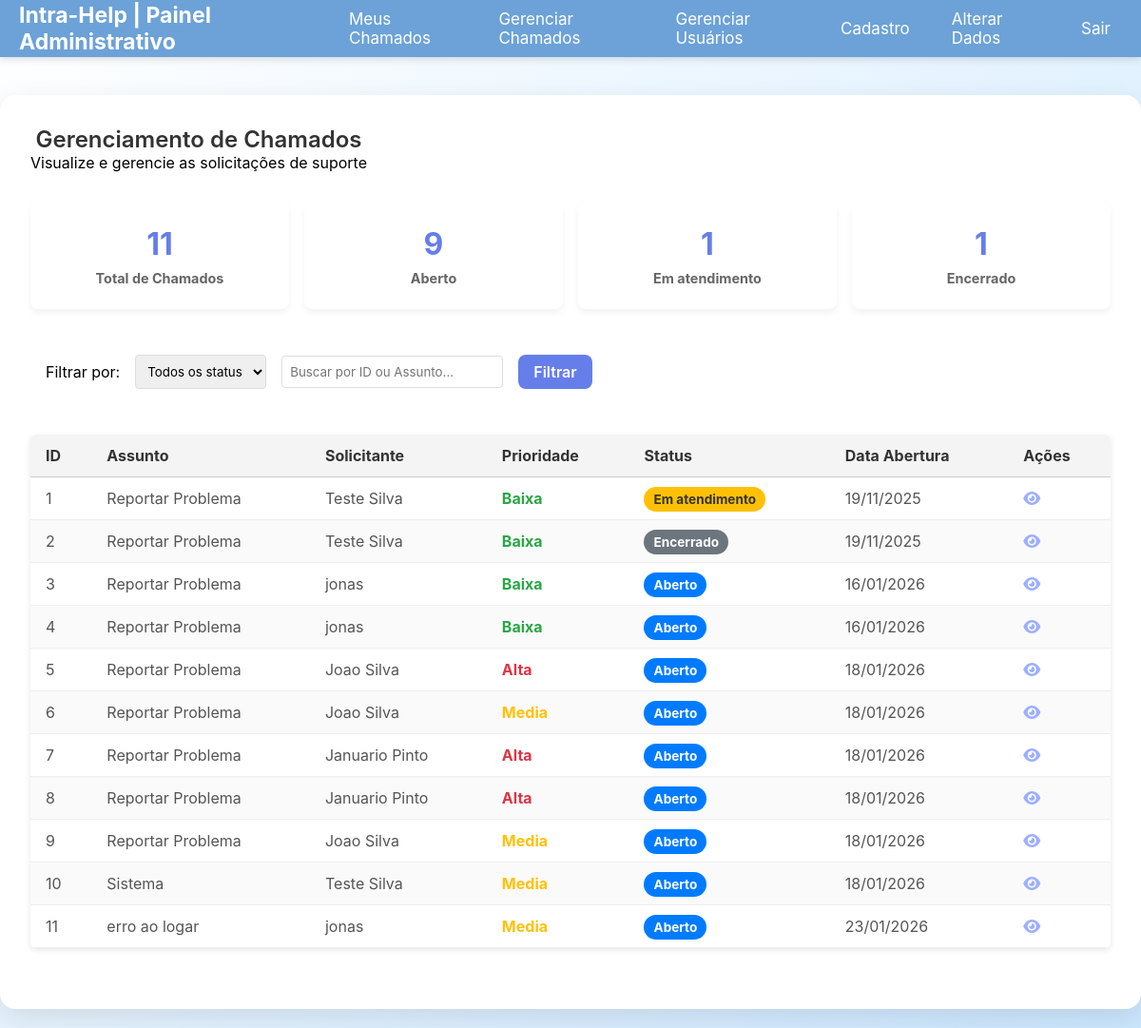
Before: /views/painelTecnico.php (signed in) with the older database file.
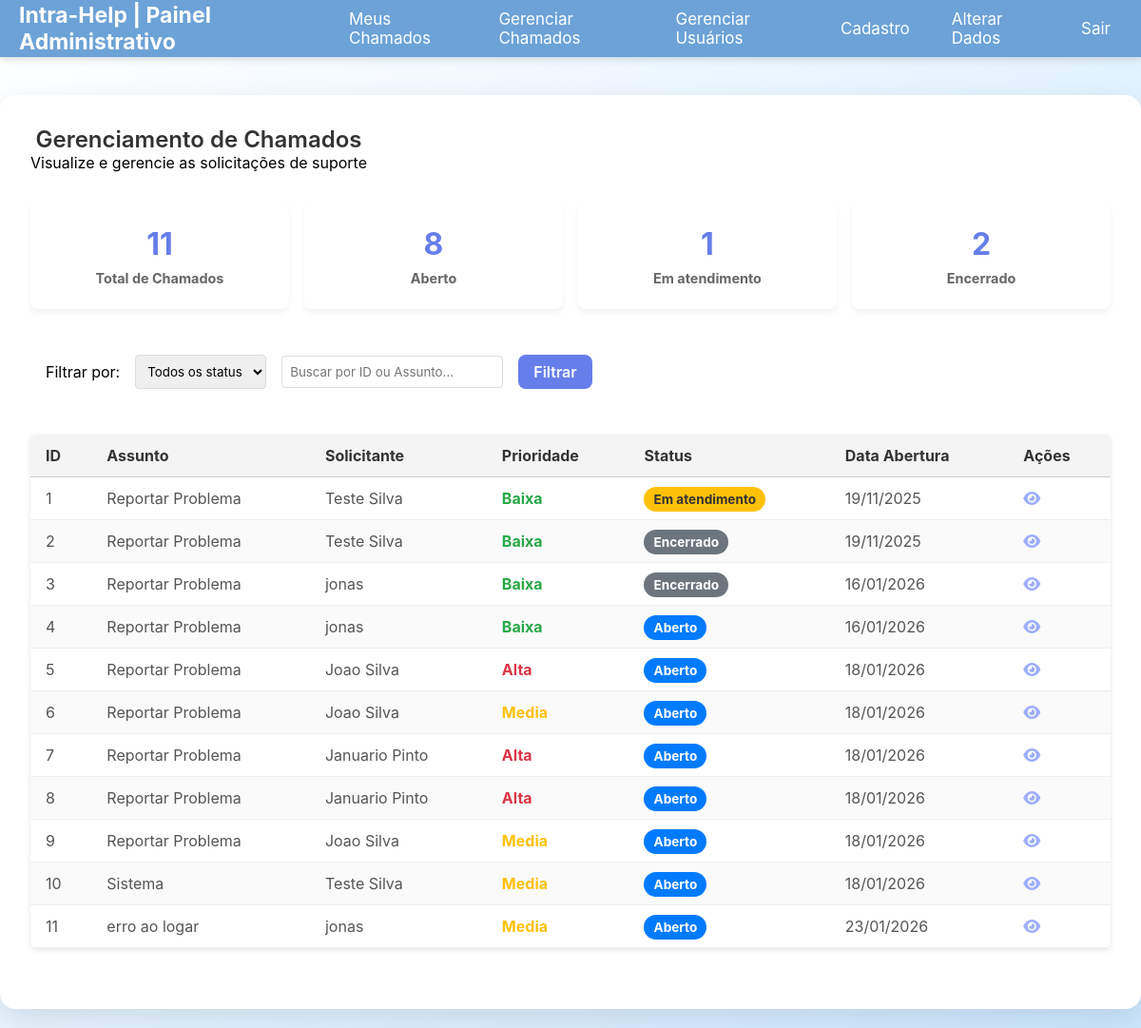
After: the same page with the newer database file.
### tables this page shows
CREATE TABLE "chamados" (
	"numero"	INTEGER NOT NULL,
	"solicitante_id"	INTEGER NOT NULL,
	"descricao"	TEXT NOT NULL,
	"responsavel_id"	INTEGER DEFAULT 1,
	"status"	TEXT DEFAULT "Aberto",
	"data_criacao"	TEXT DEFAULT current_timestamp, titulo text default "Reportar Problema", prioridade text default "Baixa",
	PRIMARY KEY("numero"),
	CONSTRAINT "fk_responsavel" FOREIGN KEY("responsavel_id") REFERENCES "usuarios"("usuario_id"),
	CONSTRAINT "fk_solicitante" FOREIGN KEY("solicitante_id") REFERENCES "usuarios"("usuario_id")
);

### models/chamados.php (called while the page is built, shortened)
<?php
function todosChamados($status = '', $busca = ''){
    $pdo = conectarDB();
    $sql = "SELECT c.numero, u.nome as solicitante, c.descricao, us.nome as responsavel, c.status, c.data_criacao, c.prioridade, c.titulo
            FROM chamados c
            INNER JOIN usuarios u
            ON solicitante_id = u.usuario_id
            INNER JOIN usuarios us
            ON responsavel_id = us.usuario_id
            WHERE 1=1";
    $params = [];
    $stmt = $pdo->prepare($sql);
    $stmt->execute($params);
    return $stmt->fetchAll(PDO::FETCH_ASSOC);
}
function contagemTodosChamadosPorStatus(){
    $pdo = conectarDB();
    $sql = "SELECT status, count(status) as Total FROM chamados c
            GROUP BY status";
    $stmt = $pdo->prepare($sql);
    $stmt->execute();
    return $stmt->fetchAll(PDO::FETCH_ASSOC);
}
function contagemTodosChamados() : int{
    $pdo = conectarDB();
    $sql = "SELECT COUNT(status) as Total FROM chamados";
    $stmt = $pdo->prepare($sql);
    $stmt->execute();
    return (int)$stmt->fetchColumn();
}

### views/painelTecnico.php (the view, shortened to what this page needs)
<?php
    require_once dirname(__DIR__) . '/models/chamados.php';
    $statusFiltro = $_GET['status'] ?? '';
    $buscaFiltro = $_GET['busca'] ?? '';
    $chamados = todosChamados($statusFiltro, $buscaFiltro);
    $contagemStatus = contagemTodosChamadosPorStatus();
    $totalChamados = contagemTodosChamados();
?>
<!DOCTYPE html>
<html lang="pt-br">
<head>
    <link rel="stylesheet" href="../theme.css">
    <link rel="stylesheet" href="../style.css">
    <link rel="stylesheet" href="./painelTecnico.css">
    <link rel="stylesheet" href="https://cdnjs.cloudflare.com/ajax/libs/font-awesome/6.5.0/css/all.min.css">
</head>
<body>
    <?php
    include 'menu.php';
    ?>
    <div class="main-content">
        <div class="container">
            <div class="header-painel">
                <div>
                    <h2>Gerenciamento de Chamados</h2>
                    <p>Visualize e gerencie as solicitações de suporte</p>
                </div>
            </div>
            <div class="stats-cards">
                <div class="card">
                    <h3><?= $totalChamados ?></h3>
                    <p>Total de Chamados</p>
                </div>
                <?php foreach($contagemStatus as $c):?>
                <div class="card">
                    <h3><?= $c['Total'] ?></h3>
                    <p><?= $c['status'] ?></p>
                </div>
                <?php endforeach?>
            </div>
            <form method="GET" action="">
                <div class="filters">
                    <span>Filtrar por:</span>
                    <select name="status">
                        <option value="">Todos os status</option>
                    </select>
                    <input type="text" name="busca" value="<?= htmlspecialchars($buscaFiltro) ?>" placeholder="Buscar por ID ou Assunto...">
                    <button class="filters-btn btn" >Filtrar</button>
                </div>
            </form>
            <table class="data-table" style="max-width: 100%;">
                <thead>
                    <tr>
                        <th>ID</th>
                        <th>Assunto</th>
                        <th>Solicitante</th>
                        <th>Prioridade</th>
                        <th>Status</th>
                        <th>Data Abertura</th>
                        <th>Ações</th>
                    </tr>
                </thead>
                <tbody>
                    <?php foreach($chamados as $ch): ?>
                    <tr>
                        <td><?= $ch['numero'] ?></td>
                        <td><?= $ch['titulo'] ?></td>
                        <td><?= $ch['solicitante'] ?></td>
                        <td><span class="span-<?= $ch['prioridade'] ?>"><?= $ch['prioridade'] ?></span></td>
                        <td><span class="badge badge-<?= $ch['status'] ?>"><?= $ch['status'] ?></span></td>
                        <td><?= date('d/m/Y', strtotime($ch['data_criacao'])) ?></td>
                        <td>
                            <a href="../views/verChamado.php?id=<?= $ch['numero'] ?>" title="Visualizar">
                                <i class="fa-solid fa-eye"></i>
                            </a>
                        </td>
                    </tr>
                    <?php endforeach ?>
                </tbody>
            </table>
        </div>
    </div>
</body>
</html>

### views/menu.php (shortened to what this page needs)
<?php
$funcao = null;
if(eUsuarioLogado()){
    $funcao = $_SESSION['usuario']['categoria'];
}
?>
<!DOCTYPE html>
<html lang="pt-br">
<head>
    <link rel="stylesheet" href="/menu.css">
</head>
<body>
<nav>
    <?php if ($funcao == "Funcionario"): ?>
        <h3>Intra-Help | Painel Administrativo</h3>
        <div class="nav-links">
            <a href="painelUsuario.php" class="active">Meus Chamados</a>
            <a href="painelTecnico.php" class="active">Gerenciar Chamados</a>
            <a href="relatorio.php">Gerenciar Usuários</a>
            <a href="cadastro.php">Cadastro</a>
            <a href="alterarUsuario.php">Alterar Dados</a>
            <a href="../controllers/backend.php?acao=sair">Sair</a>
        </div>
    <?php endif; ?>
</nav>
</body>
</html>

### theme.css (style rules this page uses)
:root { --primary: #667eea; --primary-hover: #5a67d8; --text-main: #111; --text-muted: #666; --text-soft: #555; --thead: #f4f4f4; --bg-page: #f5f6fa; --bg-card: #ffffff; --bg-soft: #f5f7fa; --bg-soft-2: #f9fbff; --border: #d1d5db; --border-soft: #e1e7f0; --blue: #007bff; --gray: #6c757d; --yellow: #ffc107; --green: #28a745; --red: #dc3545; --orange: orange; --success-bg: #e6fffa; --error-bg: #fed7d7; --link:#9dafff; --shadow-focus: rgba(102, 126, 234, 0.2); }

### style.css (style rules this page uses)
* { box-sizing: border-box; margin: 0; padding: 0; font-family: 'Inter', sans-serif; }
body { background: linear-gradient(135deg, #fff, #cbe7ff); min-height: 100svh; }
.main-content { display: flex; justify-content: center; align-items: center; margin-top: 80px; padding: 20px; }
.container { background: #fff; padding: 2rem; border-radius: 1rem; box-shadow: 0 10px 30px rgba(0, 0, 0, 0.1); min-width: 450px; }
.container:has(table) { min-width: 1200px; }
h2 { text-align: center; margin-bottom: 1.5rem; font-weight: 600; color: #333; }
.btn { width: 100%; padding: 0.75rem 1rem; background-color: #667eea; color: white; border: none; border-radius: 0.5rem; font-size: 1rem; font-weight: 600; cursor: pointer; transition: background 0.3s ease; }
a { color: var(--link); text-decoration: none; margin: auto; }
.data-table { width: 100%; min-width: 1000px; margin: 2rem auto; border-collapse: collapse; font-family: Arial, sans-serif; font-size: 16px; background-color: #fff; box-shadow: 0 2px 6px rgba(0, 0, 0, 0.1); border-radius: 6px; overflow: hidden; }
.data-table thead { background-color: var(--thead); }
.data-table thead th { text-align: left; padding: 12px 16px; border-bottom: 1px solid #ccc; color: #333; font-weight: bold; }
.data-table tbody td { padding: 12px 16px; border-bottom: 1px solid #eee; color: #555; }
.data-table tbody tr:nth-child(even) { background-color: #fafafa; }

### views/painelTecnico.css (style rules this page uses)
body { min-height: 100svh; }
.main-content { margin-top: 80px; padding: 20px; display: flex; justify-content: center; }
.container { min-width: 1200px; margin: 0 auto; }
.header-painel { display: flex; justify-content: space-between; align-items: center; margin-bottom: 2rem; flex-wrap: wrap; gap: 1rem; }
.stats-cards { display: grid; grid-template-columns: repeat(auto-fit, minmax(200px, 1fr)); gap: 1rem; margin-bottom: 2rem; }
.card { background: #fff; padding: 1.5rem; border-radius: 8px; box-shadow: 0 4px 6px rgba(0,0,0,0.05); text-align: center; }
.card h3 { font-size: 2rem; margin-bottom: 0.5rem; color: #667eea; }
.card p { color: #666; font-size: 0.9rem; font-weight: bold; }
.badge { padding: 5px 10px; border-radius: 15px; font-size: 0.85rem; font-weight: bold; color: white; }
.badge-Aberto { background-color: #007bff; }
.badge-Encerrado { background-color: #6c757d; }
.atendimento { background-color:#ffc107; color: #333; }
.filters-btn { width: auto; padding: 0.5rem 1rem; }
.filters { background: #fff; padding: 1rem; border-radius: 8px; margin-bottom: 1rem; display: flex; gap: 1rem; align-items: center; }
.filters select, .filters input { padding: 0.5rem; border: 1px solid #ddd; border-radius: 4px; }
h2 { margin: 0; }
.span-Alta { color: #dc3545; font-weight: bold; }
.span-Media { color: #ffc107; font-weight: bold; }
.span-Baixa { color: #28a745; font-weight: bold; }

### menu.css (style rules this page uses)
nav { background-color: #6ca2d7; box-shadow: 0 2px 8px rgba(0, 0, 0, 0.15); position: fixed; top: 0; left: 0; width: 100%; display: flex; justify-content: flex-end; align-items: center; padding: 0 20px; height: 60px; }
.nav-links { display: flex; gap: 20px; }
nav a { color: #fff; font-size: 17px; text-decoration: none; transition: 0.3s; padding: 8px 12px; border-radius: 4px; }
nav h3 { margin-right: auto; color: #fff; font-size: 23px; }

Changed rows visible on the page:
changed chamados id 3: status "Aberto" → "Encerrado"
Other visible differences:
new list line: "8 Aberto"
new list line: "2 Encerrado"
list line gone: "9 Aberto"
list line gone: "1 Encerrado"
